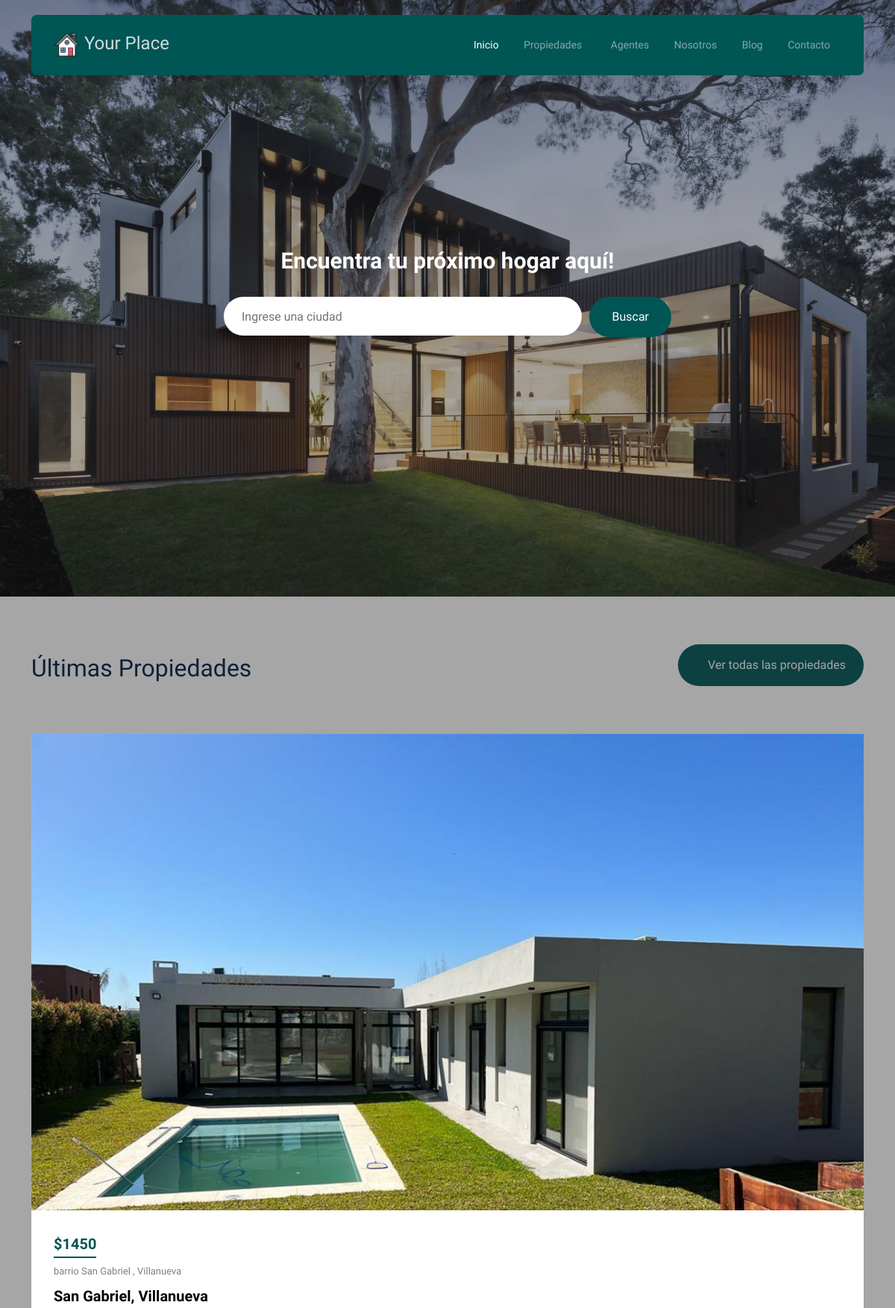
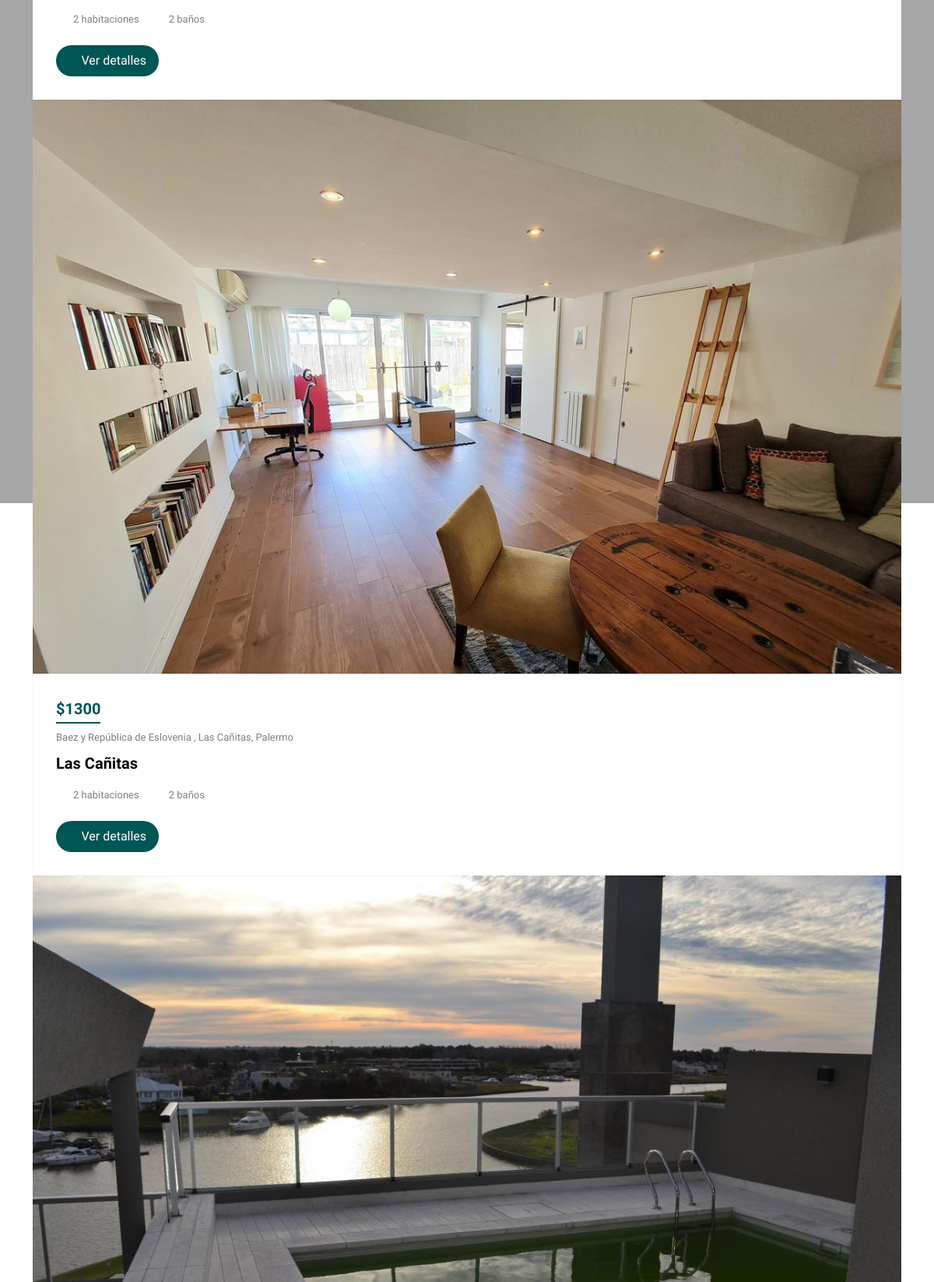
The page / (upper part) on the database its author committed (2 pictures, top to bottom).
### realstate/models.py (models this page shows, shortened)
class Realstate_Model(models.Model):
    name = models.CharField(max_length=250, verbose_name='Nombre [*]')
    address = models.CharField(max_length=250, verbose_name='Dirección [*]')
    price = models.IntegerField(verbose_name='Precio [*]')
    location = models.CharField(max_length=250, verbose_name='Localización [*]')
    fk_tipo_inmueble = models.ForeignKey('Realstate_Type_Model', on_delete=models.DO_NOTHING, verbose_name='Tipo de inmueble [*]')
    fk_agent = models.ForeignKey('agent.Agent_Model', on_delete=models.DO_NOTHING, null=True, blank=True, verbose_name='Agente')
    bath_qty = models.CharField(max_length=2, verbose_name='Cantidad de baños [*]')
    room_qty = models.CharField(max_length=2, verbose_name='Cantidad de habitaciones [*]')
    date = models.DateField(verbose_name='Fecha')
    description = RichTextField(null=True, blank=True, verbose_name='Descripción')
    image_main = models.ImageField(null=True, blank=True, upload_to='img_realstate/', default='', verbose_name='Imagen principal')
    image_01 = models.ImageField(null=True, blank=True, upload_to='img_realstate/', default='', verbose_name='Imagen carrusel 01')
    image_02 = models.ImageField(null=True, blank=True, upload_to='img_realstate/', default='', verbose_name='Imagen carrusel 02')
    image_03 = models.ImageField(null=True, blank=True, upload_to='img_realstate/', default='', verbose_name='Imagen carrusel 03')
    image_04 = models.ImageField(null=True, blank=True, upload_to='img_realstate/', default='', verbose_name='Imagen carrusel 04')
    image_05 = models.ImageField(null=True, blank=True, upload_to='img_realstate/', default='', verbose_name='Imagen carrusel 05')
    draft = models.BooleanField(null=True, blank=True, default=True, verbose_name='Borrador')
    class Meta:
        verbose_name = 'Inmueble'
        verbose_name_plural = 'Inmuebles'
        ordering = ['-date']

### website/views.py (the view)
# urls.py: 2. Add a URL to urlpatterns:  path('', views.home, name='home')
def home(request):
    page_content = Page_Model.objects.filter(name='inicio')
    agent_content = Page_Model.objects.filter(name='agents')
    agentes_list = Agent_Model.objects.all()[:3]
    inmuebles_list = Realstate_Model.objects.filter(draft=False).order_by('-date')[:3]
    articulos_list = Article_Model.objects.filter(draft=False).order_by('-date')[:3]
    context = {
        'page' : 'Inicio',
        'page_content': page_content,
        'agent_content': agent_content,
        'agentes': agentes_list,
        'inmuebles': inmuebles_list,
        'articulos': articulos_list,
    }
    return render(request, "website/inicio.html", context)

### website/templates/website/inicio.html (shortened to what this page needs)
{% extends "website/base.html" %}
{% load static %}
{% block content %}
        <div class="hero">
            <div class="hero-slide">
            </div>
            <div class="container">
                <div class="row justify-content-center align-items-center">
                    <div class="col-lg-9 text-center">
                        <h1 class="heading" data-aos="fade-up">Encuentra tu próximo hogar aquí!</h1>
                        {% include 'website/form_buscar.html' %}
                    </div>
                </div>
            </div>
        </div>
        {% if inmuebles %}
        <div class="section">
            <div class="container">
                <div class="row mb-5 align-items-center">
                    <div class="col-lg-6">
                        <h2 class="font-weight-bold text-primary heading">Últimas Propiedades</h2>
                    </div>
                    <div class="col-lg-6 text-lg-end">
                        <p><a href="{% url 'realstates' %}" class="btn btn-primary text-white py-3 px-4">
                        </a></p>
                    </div>
                </div>
                <div class="row">
                    <div class="col-12">
                        <div class="property-slider-wrap">
                            <div class="property-slider">
                                {% for item in inmuebles %}
                                <div class="property-item">
                                    <a href="{% url 'realstates_detail' item.id %}" class="img">
                                        <img src="{{ item.image_main.url }}" alt="Image" class="img-fluid">
                                    </a>
                                    <div class="property-content">
                                        <div class="price mb-2"><span>${{ item.price }}</span></div>
                                        <div>
                                            <span class="d-block mb-2 text-black-50">{{ item.address }}</span>
                                            <span class="city d-block mb-3">{{ item.location }}</span>
                                            <div class="specs d-flex mb-4">
                                                <span class="d-block d-flex align-items-center me-3">
                                                    <span class="icon-bed me-2"></span>
                                                    <span class="caption">{{ item.room_qty }} habitaciones</span>
                                                </span>
                                                <span class="d-block d-flex align-items-center">
                                                    <span class="icon-bath me-2"></span>
                                                    <span class="caption">{{ item.bath_qty }} baños</span>
                                                </span>
                                            </div>
                                            <a href="{% url 'realstates_detail' item.id %}" class="btn btn-primary py-2 px-3">
                                                <i class="bi bi-card-checklist"></i>
                                                Ver detalles
                                            </a>
                                        </div>
                                    </div>
                                </div>
                                {% endfor %}
                            </div>
                        </div>
                    </div>
                </div>
            </div>
        </div>
        {% endif %}
	{% endblock content %}

### rows shown on the page
Realstate_Model: image_main (picture), price "1450", address "barrio San Gabriel , Villanueva", location "San Gabriel, Villanueva", room_qty "2", bath_qty "2"
Realstate_Model: image_main (picture), price "1300", address "Baez y República de Eslovenia , Las Cañitas, Palermo", location "Las Cañitas", room_qty "2", bath_qty "2"
Realstate_Model: image_main (picture)
